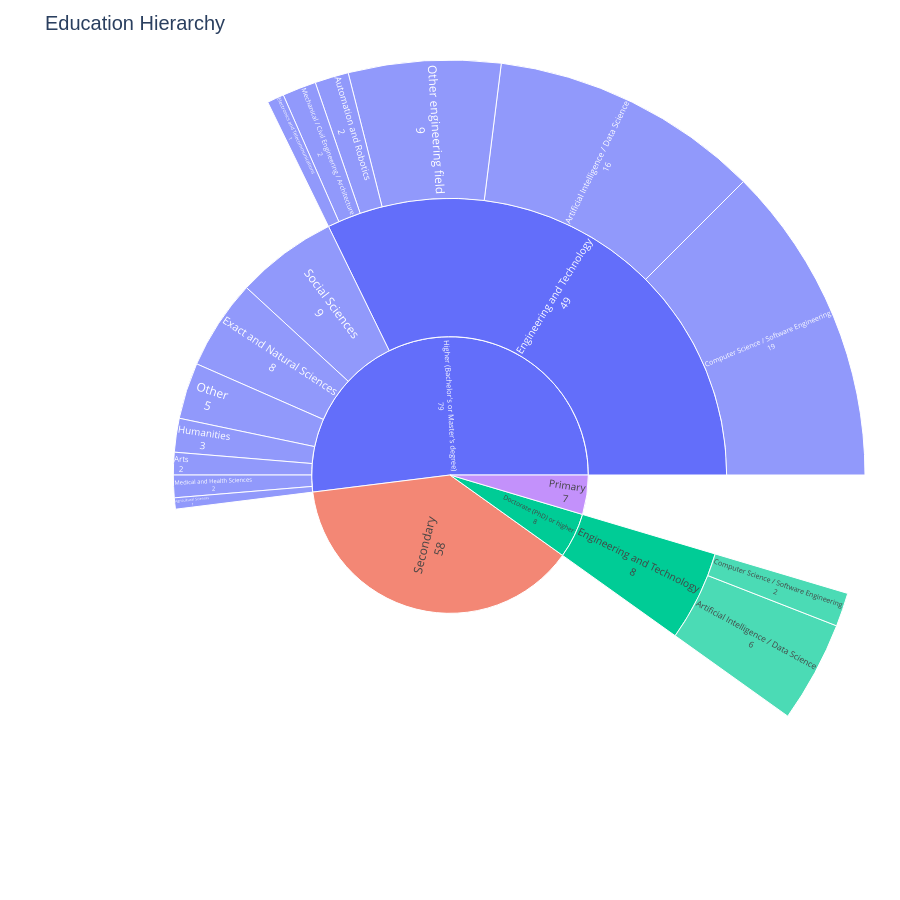

This figure's notebook cell:
### Code cell
import numpy as np
import pandas as pd
import plotly.graph_objects as go

df_p2 = df.copy()
pipeline_cols = ['education', 'education_field', 'engineering_specialization']

# 1. Standardize missing values
cleanup_values = ['N/A', '', ' ', 'nan', 'NaN', 'None', '<NA>']
df_p2[pipeline_cols] = df_p2[pipeline_cols].replace(cleanup_values, np.nan)

# 2. Build the exact tree structure manually
ids = []
labels = []
parents = []
values = []

for ed, df_ed in df_p2.groupby('education', dropna=False):
    if pd.isna(ed): continue # Drop missing roots
    
    ed_id = str(ed)
    ids.append(ed_id)
    labels.append(str(ed))
    parents.append("")
    values.append(len(df_ed))
    
    for field, df_field in df_ed.groupby('education_field', dropna=False):
        if pd.isna(field): continue # Drop missing fields!
        
        field_id = f"{ed_id}|{field}"
        ids.append(field_id)
        labels.append(str(field))
        parents.append(ed_id)
        values.append(len(df_field))
        
        for spec, df_spec in df_field.groupby('engineering_specialization', dropna=False):
            if pd.isna(spec): continue # Drop missing specializations!
            
            spec_id = f"{field_id}|{spec}"
            ids.append(spec_id)
            labels.append(str(spec))
            parents.append(field_id)
            values.append(len(df_spec))

# 3. Plot using the lower-level Graph Objects
fig = go.Figure(go.Sunburst(
    ids=ids,
    labels=labels,
    parents=parents,
    values=values,
    branchvalues="total", # THE MAGIC: Tells Plotly to leave unmatched parent space blank!
    textinfo="label+value", # Shows the category and the count cleanly
    insidetextorientation='radial' # Makes the text rotate with the slices for better reading
))

fig.update_layout(
    title="Education Hierarchy",
    title_font=dict(size=20, family="Arial"),
    width=900,
    height=900,
    margin=dict(t=60, l=10, r=10, b=10)
)

# 4. Force a static image render to bypass Jupyter's JS blocking
fig.show()

### Figure 1 — Plotly figure (JSON) as saved in the notebook; plotly's stock layout.template omitted (floating-point values rounded to 4 significant figures)
{"data": [{"branchvalues": "total", "ids": ["Doctorate (PhD) or higher", "Doctorate (PhD) or higher|Engineering and Technology", "Doctorate (PhD) or higher|Engineering and Technology|Artificial Intelligence / Data Science", "Doctorate (PhD) or higher|Engineering and Technology|Computer Science / Software Engineering", "Higher (Bachelor's or Master's degree)", "Higher (Bachelor's or Master's degree)|Agricultural Sciences", "Higher (Bachelor's or Master's degree)|Arts", "Higher (Bachelor's or Master's degree)|Engineering and Technology", "Higher (Bachelor's or Master's degree)|Engineering and Technology|Artificial Intelligence / Data Science", "Higher (Bachelor's or Master's degree)|Engineering and Technology|Automation and Robotics", "Higher (Bachelor's or Master's degree)|Engineering and Technology|Computer Science / Software Engineering", "Higher (Bachelor's or Master's degree)|Engineering and Technology|Electronics and Telecommunications", "Higher (Bachelor's or Master's degree)|Engineering and Technology|Mechanical / Civil Engineering / Architecture", "Higher (Bachelor's or Master's degree)|Engineering and Technology|Other engineering field", "Higher (Bachelor's or Master's degree)|Exact and Natural Sciences", "Higher (Bachelor's or Master's degree)|Humanities", "Higher (Bachelor's or Master's degree)|Medical and Health Sciences", "Higher (Bachelor's or Master's degree)|Other", "Higher (Bachelor's or Master's degree)|Social Sciences", "Primary", "Secondary"], "insidetextorientation": "radial", "labels": ["Doctorate (PhD) or higher", "Engineering and Technology", "Artificial Intelligence / Data Science", "Computer Science / Software Engineering", "Higher (Bachelor's or Master's degree)", "Agricultural Sciences", "Arts", "Engineering and Technology", "Artificial Intelligence / Data Science", "Automation and Robotics", "Computer Science / Software Engineering", "Electronics and Telecommunications", "Mechanical / Civil Engineering / Architecture", "Other engineering field", "Exact and Natural Sciences", "Humanities", "Medical and Health Sciences", "Other", "Social Sciences", "Primary", "Secondary"], "parents": ["", "Doctorate (PhD) or higher", "Doctorate (PhD) or higher|Engineering and Technology", "Doctorate (PhD) or higher|Engineering and Technology", "", "Higher (Bachelor's or Master's degree)", "Higher (Bachelor's or Master's degree)", "Higher (Bachelor's or Master's degree)", "Higher (Bachelor's or Master's degree)|Engineering and Technology", "Higher (Bachelor's or Master's degree)|Engineering and Technology", "Higher (Bachelor's or Master's degree)|Engineering and Technology", "Higher (Bachelor's or Master's degree)|Engineering and Technology", "Higher (Bachelor's or Master's degree)|Engineering and Technology", "Higher (Bachelor's or Master's degree)|Engineering and Technology", "Higher (Bachelor's or Master's degree)", "Higher (Bachelor's or Master's degree)", "Higher (Bachelor's or Master's degree)", "Higher (Bachelor's or Master's degree)", "Higher (Bachelor's or Master's degree)", "", ""], "textinfo": "label+value", "type": "sunburst", "values": [8, 8, 6, 2, 79, 1, 2, 49, 16, 2, 19, 1, 2, 9, 8, 3, 2, 5, 9, 7, 58]}], "layout": {"height": 900, "margin": {"b": 10, "l": 10, "r": 10, "t": 60}, "title": {"font": {"family": "Arial", "size": 20}, "text": "Education Hierarchy"}, "width": 900}}
